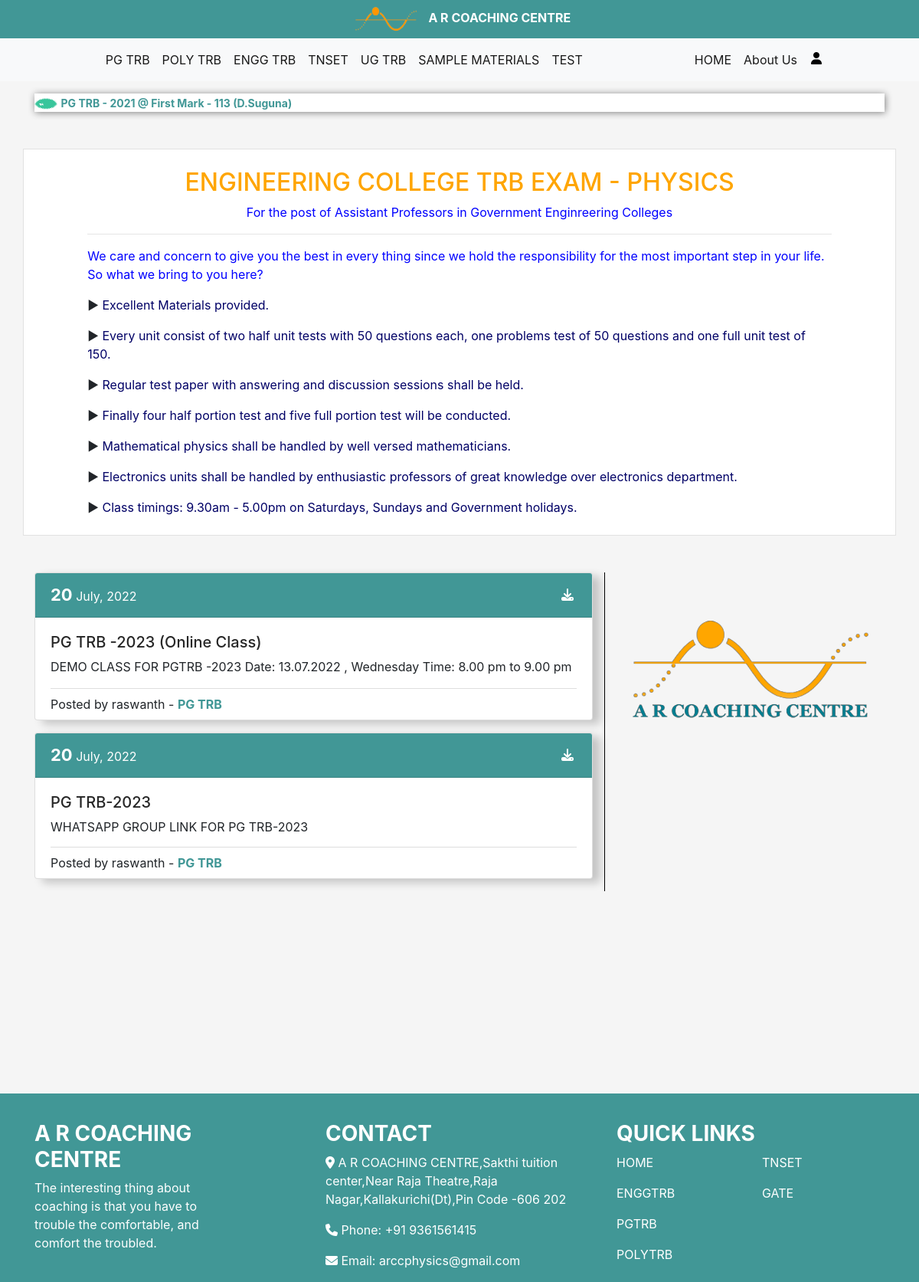
Page /pgtrb on the committed database.
### blog/models.py (models this page shows, shortened)
class Announcement(models.Model):
	announcement = RichTextField(max_length=500)
	time = models.DateTimeField(default=timezone.now)
	author = models.ForeignKey(User, on_delete=models.CASCADE)

class Content(models.Model):
	title = models.CharField(max_length=100)
	sub_title = models.CharField(max_length=200)
	subject = RichTextField(blank=True, null=True)
	nickname = models.CharField(max_length=20)

class Post(models.Model):
	title = models.CharField(max_length=255)
	content = RichTextField()
	date_posted = models.DateTimeField(auto_now_add=True)
	author = models.ForeignKey(User, on_delete=models.CASCADE)
	tag =  models.CharField(max_length=255, null=False)
	link = models.CharField(max_length=255, blank=True)

### blog/views.py (the view)
# urls.py: path('pgtrb',views.contentPage, name='pgtrb'),
def contentPage(request):
    context={
        'contents':Content.objects.filter(nickname='ENGG TRB'),
        'posts' : Post.objects.filter(tag='PG TRB').order_by('date_posted'),
        'announcements' : Announcement.objects.all()
    }
    return render(request, "blog/content.html", context)

### blog/templates/blog/content.html (shortened to what this page needs)
{% extends "blog/base.html" %}
{% block content%}
<div class="container my-5" style="background-color: white; border: 1px solid rgb(225, 225, 225);">
    {% for Content in contents %}
    <div class="m-md-4 m-sm-3" style="padding-left:4%; padding-right:4%;">
        <h2 style="color: orange; text-align: center">{{ Content.title }}</h2>
        <p style="text-align: center; color: blue">{{ Content.sub_title }}</p>
        <hr>
        <div>
          {{ Content.subject|safe }}
        </div>
    </div>
    {% endfor %}
</div>
<div class="container mt-5">
    <div class="row">
        <div class="col-md-8 col-sm-12 card1">
        {% for Post in posts %}
        <div class="card mb-3" style="box-shadow:10px 5px 12px rgba(0, 0, 0, 0.2);">
            <div class="card-header" style="background-color: rgb(65, 151, 150); color: white;">
                <b style="font-size: 22px">{{Post.date_posted|date:"d"}}</b>
                <c>{{Post.date_posted|date:"F, Y"}}</c>
                <a href="http://{{Post.link}}" class="fa fa-download float-right mt-2 mr-1" style="color: white;"></a>
            </div>
            <div class="card-body">
                <h5 style="color: rgb(39, 39, 39)">{{Post.title}}</h5>
                {{Post.content|safe}}
                <div class="post-sub pt-2 pb-2">
                    <p style="margin: 0">Posted by {{Post.author}} - <b style="color: rgb(65, 151, 150)">{{Post.tag}}</b></p>
                </div>
            </div>
        </div>
        {% endfor %}
    </div>
            <div class="col-md-4 col-sm-10">
                <img src="/static/images/logo.png" alt="" width="100%">
            </div>
        </div>
</div>
{% endblock content%}

### blog/templates/blog/base.html (shortened to what this page needs)
{% load static %}
<!DOCTYPE html>
<html lang="en">
<head>
    <link rel="stylesheet" href="https://cdn.jsdelivr.net/npm/bootstrap@4.0.0/dist/css/bootstrap.min.css">
    <link href="{% static 'css/base.css' %}" rel="stylesheet" >
</head>
<body>
    <header>
        <nav class="container-fluid" style="text-align: center; background-color: rgb(65, 151, 150);">
            <img src="/static/images/logo-head.png" alt="" height="50" width="100">
            <a href="{% url 'main' %}" class="" style="color: white; text-decoration: none;"><b>A R COACHING CENTRE</b></a>
        </nav>
        <nav class="navbar navbar-expand-lg navbar-light bg-light" id="nav2">
            <div class="collapse navbar-collapse" id="navbarMenu" style="margin-left: 5%;">
              <ul class="navbar-nav mr-auto" style="margin-left: 5%;">
                <li class="nav-item active">
                  <a class="nav-link" href="{% url 'pgtrb' %}">PG TRB<span class="sr-only">(current)</span></a>
                </li>
                <li class="nav-item active">
                  <a class="nav-link" href="{% url 'polytrb' %}">POLY TRB</a>
                </li>
                <li class="nav-item active">
                  <a class="nav-link" href="{% url 'enggtrb' %}">ENGG TRB</a>
                </li>
                <li class="nav-item active">
                    <a class="nav-link" href="{% url 'tnset' %}">TNSET</a>
                </li>
                <li class="nav-item active">
                    <a class="nav-link" href="{% url 'ugtrb' %}">UG TRB</a>
                </li>
                <li class="nav-item active">
                    <a class="nav-link" href="{% url 'sample' %}">SAMPLE MATERIALS</a>
                </li>
                <li class="nav-item active">
                    <a class="nav-link" href="{% url 'slogin' %}">TEST</a>
                </li>
                </ul>
                <ul class="navbar-nav" style="margin-right: 10%; display: flex;">
                    <li class="nav-item active">
                        <a class="nav-link" href="{% url 'main' %}">HOME</a>
                    </li>
                    <li class="nav-item active">
                        <a class="nav-link" href="{% url 'about' %}">About Us</a>
                    </li>
                    <li class="nav-item active">
                        {% if user.is_authenticated %}
                            <a href="{% url 'logout' %}"><i style="margin-left: 10px; margin-top: 10px; color: black;" class="fa fa-solid fa fa-user"></i></a>
                        {% else %}
                            <a href="{% url 'login' %}"><i style="margin-left: 10px; margin-top: 10px; color: black;" class="fa fa-solid fa fa-user"></i></a>
                        {% endif %}
                    </li>
                </ul>
            </div>
        </nav>
    </header>
    <main>
    <div class="container mt-3">
      <div style="background-color: white; box-shadow: 1px 1px 10px grey">
        {% for Announcement in announcements %}
                <marquee direction="left">
                    <img src="/static/images/new.gif" height=15 width=30>
                    <a style="font-size: 14px; color: rgb(65, 151, 150)"><b>{{Announcement.announcement}}</b></a>
                </marquee>
        {% endfor %}
      </div>
    </div>
    <div>
        {% block content %}{% endblock content %}
        <br>
    </div>
</main>
<section>
  <footer class="text-white">
    <div class="static-bottom" style="margin-top:2% ">
      <div class="container">
        <div class="row">
          <div class="col-md-3 footer-about wow fadeInUp">
            <h3><b>A R COACHING CENTRE</b></h3>
            <p>
              The interesting thing about coaching is that you have to trouble the comfortable, and comfort the troubled.
            </p>
                </div>
          <div class="col-md-4 offset-md-1 footer-contact wow fadeInDown">
            <h3><b>CONTACT</b></h3>
                <p><i class="fas fa-map-marker-alt"></i> A R COACHING CENTRE,Sakthi tuition center,Near Raja Theatre,Raja Nagar,Kallakurichi(Dt),Pin Code -606 202</p>
                <p><i class="fas fa-phone"></i> Phone: +91 9361561415</p>
                <p><i class="fas fa-envelope"></i> Email: <a href="mailto:arccphysics@domain.com" style="color: white;">arccphysics@gmail.com</a></p>
                </div>
                <div class="col-md-4 footer-links wow fadeInUp">
                  <div class="row">
                    <div class="col">
                      <h3><B>QUICK LINKS</B></h3>
                    </div>
                  </div>
                  <div class="row">
                    <div class="col-md-6">
                      <p><a class="scroll-link" href="#top-content" style="color: white;">HOME</a></p>
                      <p><a href="#" style="color: white;">ENGGTRB</a></p>
                      <p><a href="#" style="color: white;">PGTRB</a></p>
                      <p><a href="#" style="color: white;">POLYTRB</a></p>
                    </div>
                    <div class="col-md-6">
                      <p><a href="#" style="color: white;">TNSET</a></p>
                      <p><a href="#" style="color: white;">GATE</a></p>
                    </div>
                  </div>
                </div>
          </div>
      </div>
    </div>
  </footer>
</section>
</body>
</html>

### blog/static/css/base.css (style rules this page uses)
@media (min-width: 768px) { .card1 { border-right: 1px solid black; } }
body { background-color: rgb(245, 245, 245); }
li { list-style: none; }
a { text-decoration: none; }
.post-sub { border-top: 1px solid rgb(222, 222, 222); margin-bottom: -20px; margin-top: 2%; }
footer { margin:auto; position: sticky; margin-bottom: 0%; margin-top: 20%; background-color: rgb(65, 151, 150); width:100%; padding-top: 1%; }

### rows in the picture
Announcement: announcement "PG TRB - 2021 @ First Mark - 113 (D.Suguna)"
Content: title "ENGINEERING COLLEGE TRB EXAM - PHYSICS", sub_title "For the post of Assistant Professors in Government Enginreering Colleges", subject "We care and concern to give you the best in every thing since we hold the responsibility for the most important step in your life. So what we bring to you here? ► Excellent Materials provided. ► Every unit consist of two half unit tests with 50 questions each, one problems test of 50 questions and one full unit test of 150. ► Regular test paper with answering and discussion sessions shall be held. ► Finally four half portion test and five full portion test will be conducted. ► Mathematical physics shall be handled by well versed mathematicians. ► Electronics units shall be handled by enthusiastic professors of great knowledge over electronics department. ► Class timings: 9.30am - 5.00pm on…"
Post: date_posted "20", date_posted "July, 2022", title "PG TRB -2023 (Online Class)", content "DEMO CLASS FOR PGTRB -2023 Date: 13.07.2022 , Wednesday Time: 8.00 pm to 9.00 pm", author "raswanth", tag "PG TRB"
Post: date_posted "20", date_posted "July, 2022", title "PG TRB-2023", content "WHATSAPP GROUP LINK FOR PG TRB-2023", author "raswanth", tag "PG TRB"
